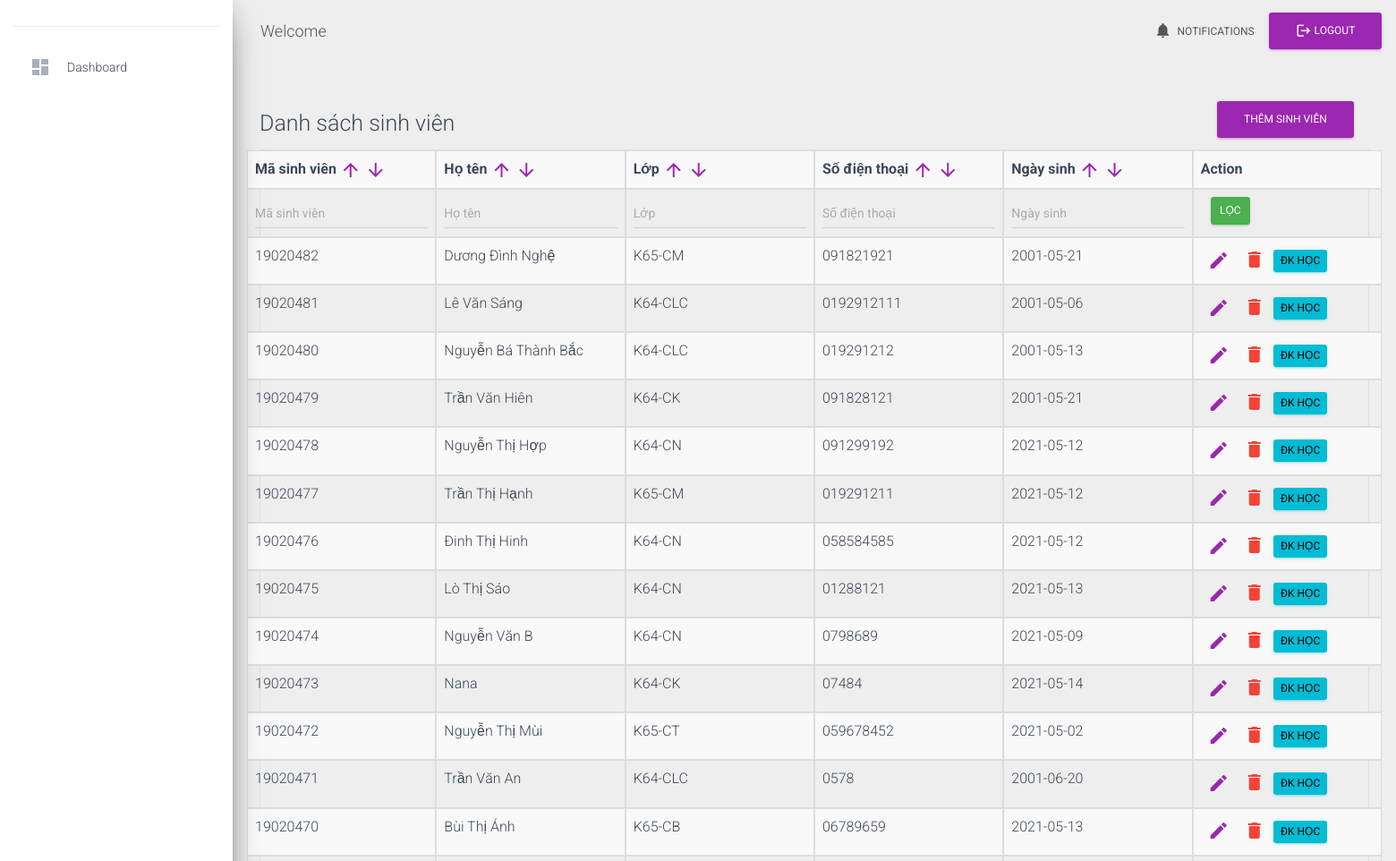
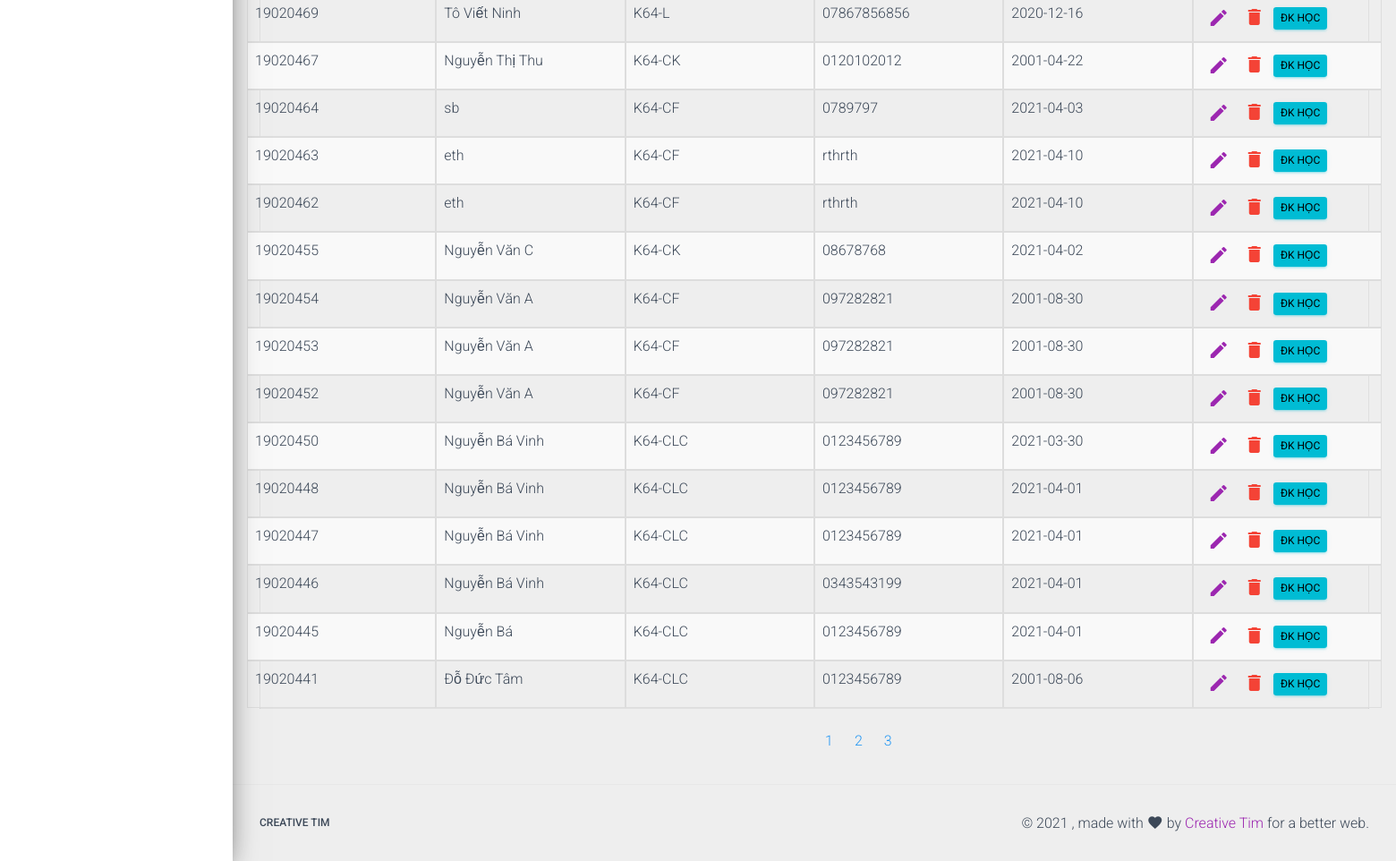
The app's page /manageStudent.php?type=view, older data (2 pictures, top to bottom).
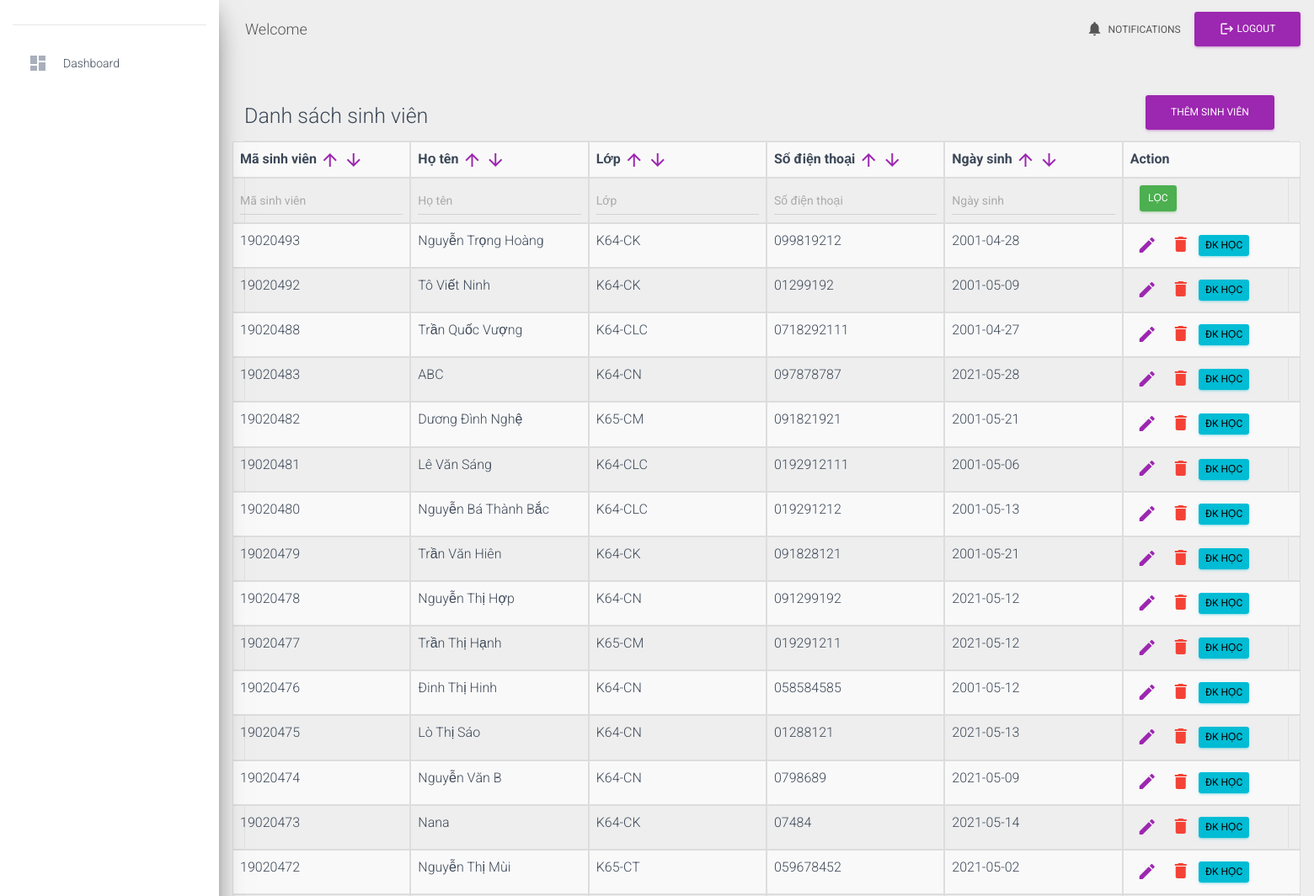
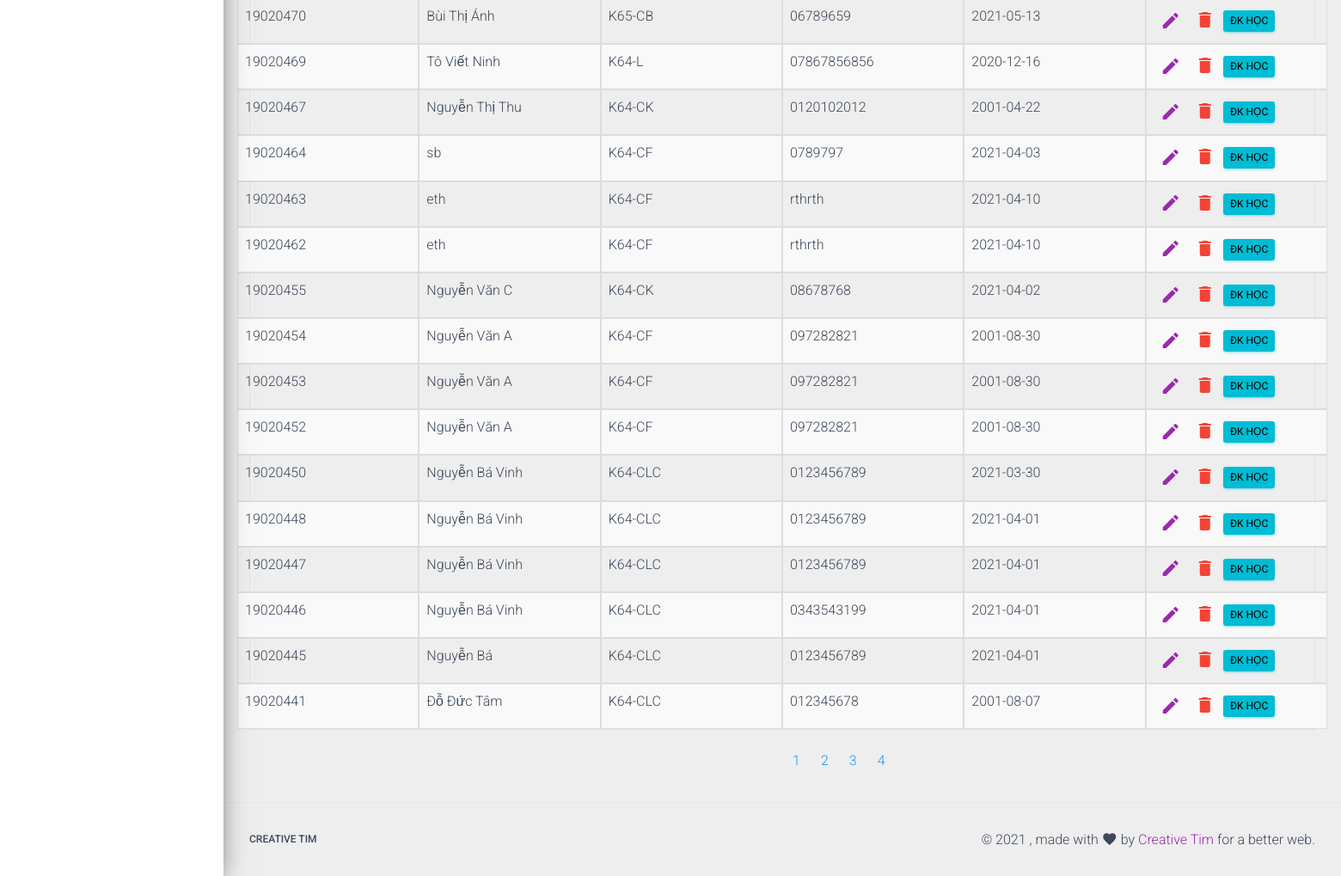
The same page, newer data (2 pictures, top to bottom).
### tables this page shows
CREATE TABLE `students` (
  `id` int(11) NOT NULL,
  `fullName` varchar(50) NOT NULL,
  `classId` int(11) NOT NULL,
  `contactNumber` varchar(11) NOT NULL,
  `dob` date NOT NULL
);

### module/student/queryOnStudent.php (called while the page is built, shortened)
<?php
require_once './connection.php';
require_once './function/functions.php';
if (isset($_GET['type'])) {
    $type = $_GET['type'];
    $myTable = STUDENT_TABLE;
    if ($type == 'view') {
        if (isset($_POST['filter'])) {
            $result = filterStudents();
        } else {
            $result = selectElementFrom("$myTable", "*", "1 ORDER BY `students`.`id` DESC");
        }
        $students = [];
        $index = 0;
        while ($row = $result->fetch_assoc()) {
            $queryClass = selectElementFrom('classes', "*", "id = '$row[classId]'");
            $rowClass = $queryClass->fetch_assoc();
            $students[] = [
                'id' =>  $row['id'],
                'fullName' =>  $row['fullName'],
                'className' =>  $rowClass['className'],
                'contactNumber' =>  $row['contactNumber'],
                'dob' =>  $row['dob'],
                'index'=> $index
            ];
            $index++;
        }
    } else if ($type == 'add') {
        if (isset($_POST['fullName'])) {
            $dataStudent = array("id" => "NULL",
                "fullname" => "$_POST[fullName]",
                "classId" => "$_POST[selectedClass]",
                "contactNumber" => "$_POST[contactNumber]",
                "dob" => "$_POST[dob]");
            $result = insertElementFrom("$myTable", $dataStudent);
            $methodCreate = $_POST['create'];
            if ($methodCreate == 'create') {
                header("location: manageStudent.php?type=view&action=added");
            } else if ($methodCreate == 'continue') {
                header("location: manageStudent.php?type=add&action=added");
            }
        }
        $selectClass = createSelectClasses();
        $view_file_name = 'module/student/add.php';
    } else if ($type == 'edit' && isset($_GET['for'])) {
        $updateStatus = - 1;
        $id = $_GET['for'];
        $oldData = getStudent($id);
        if (isset($_POST['id1'])) {
            $updateStatus = updateStudent($id, $_POST['fullName'], $_POST['contactNumber'], $_POST['dob'], $_POST['selectedClass']);
            header("location: manageStudent.php?type=view&action=edited");
        }
        $selectClass = createSelectClasses($oldData['classId']);
        $view_file_name = 'module/student/edit.php';
    } else if ($type == 'delete' && isset($_GET['for'])) {
        $updateStatus = - 1;
        $id = $_GET['for'];
        if (deleteStudent($id)) {
            header("location: manageStudent.php?type=view&action=deleted");
        } else {
            header("location: manageStudent.php?type=view&action=noAction");
        }
    } else {
        die('Unhandled');
    }
}

### module/student/view.php (the view, shortened to what this page needs)
<div class="row">
    <div class="col-sm-6">
        <h3>Danh sách sinh viên</h3>
    </div>
    <div class='col-sm-6 text-right'>
        <a class='nav-link' href='manageStudent.php?type=add'>
            <button class="btn btn-primary">Thêm sinh viên</button>
        </a>
    </div>
</div>
<?php
if (count($students) <= 0) {
    echo "0 results";
} else { ?>
    <form method='post' action="#">
        <table style='width: 100%' class='table table-striped table-bordered table-hover'>
            <tr class="row">
                <th class="col-sm-2">Mã sinh viên
                    <a href="manageStudent.php?type=view&page=1&order=studentIdOrderUp"><i class="material-icons">arrow_upward</i></a>
                    <a href="manageStudent.php?type=view&page=1&order=studentIdOrderDown"><i class="material-icons">arrow_downward</i></a>
                </th>
                <th class="col-sm-2">Họ tên
                    <a href="manageStudent.php?type=view&page=1&order=studentNameOrderUp"><i class="material-icons">arrow_upward</i></a>
                    <a href="manageStudent.php?type=view&page=1&order=studentNameOrderDown"><i class="material-icons">arrow_downward</i></a>
                </th>
                <th class="col-sm-2">Lớp
                    <a href="manageStudent.php?type=view&page=1&order=classOrderUp"><i class="material-icons">arrow_upward</i></a>
                    <a href="manageStudent.php?type=view&page=1&order=classOrderDown"><i class="material-icons">arrow_downward</i></a></th>
                <th class="col-sm-2">Số điện thoại
                    <a href="manageStudent.php?type=view&page=1&order=contactNumOrderUp"><i class="material-icons">arrow_upward</i></a>
                    <a href="manageStudent.php?type=view&page=1&order=contactNumOrderDown"><i class="material-icons">arrow_downward</i></a></th>
                <th class="col-sm-2">Ngày sinh
                    <a href="manageStudent.php?type=view&page=1&order=dobOrderUp"><i class="material-icons">arrow_upward</i></a>
                    <a href="manageStudent.php?type=view&page=1&order=dobOrderDown"><i class="material-icons">arrow_downward</i></a></th>
                <th class="col-sm-2">Action</th>
            </tr>
            <tr class="row">
                <th class="col-sm-2">
                    <input name="studentId" class="form-control" type="text" placeholder="Mã sinh viên">
                </th>
                <th class="col-sm-2">
                    <input name="studentName" class="form-control" type="text" placeholder="Họ tên">
                </th>
                <th class="col-sm-2">
                    <input name="className" class="form-control" type="text" placeholder="Lớp">
                </th>
                <th class="col-sm-2">
                    <input name="contactNumber" class="form-control" type="text" placeholder="Số điện thoại">
                </th>
                <th class="col-sm-2">
                    <input name="dob" class="form-control" type="text" placeholder="Ngày sinh">
                </th>
                <th class="col-sm-2">
                    <input type="submit" class="btn btn-success" value="Lọc" style="padding: 7px 10px; margin: 0px 11px" name="filter">
                </th>
            </tr>
            <?php
         if (isset($_GET['page'])) {
             $page = $_GET['page'];
             foreach ($students as $row) {
                 if ($row['index'] >= ($page - 1)*10 && $row['index'] <= $page*10 - 1) {
                     echo "<tr class='row'>";
                     $query = getActionForm('manageStudent.php', $row['id'], true, true, "", true, false, $row['id']);
                     echo "<td class='col-sm-2'>$row[id]</td>
                        <td class='col-sm-2'>$row[fullName]</td>
                        <td class='col-sm-2'>$row[className]</td>
                        <td class='col-sm-2'>$row[contactNumber]</td>
                        <td class='col-sm-2'>$row[dob]</td>
                        <td class='col-sm-2'>$query</td>
                        </tr>";
                 }
             }
         } else {
             foreach ($students as $row) {
                 echo "<tr class='row'>";
                 $query = getActionForm('manageStudent.php', $row['id'], true, true, "", true, false, $row['id']);
                 echo "<td class='col-sm-2'>$row[id]</td>
                        <td class='col-sm-2'>$row[fullName]</td>
                        <td class='col-sm-2'>$row[className]</td>
                        <td class='col-sm-2'>$row[contactNumber]</td>
                        <td class='col-sm-2'>$row[dob]</td>
                        <td class='col-sm-2'>$query</td>
                        </tr>";
             }
         }
            ?>
        </table>
    </form>
<?php
    $total_pages = ceil(count($students) / 10);
    $pagLink = "<ul class='pagination'>";
        for ($i=1; $i<=$total_pages; $i++) {
            $pagLink .= "<li class='page-item'>";
            if (isset($_GET['page']) && $_GET['page'] == $i) {
                if (isset($_GET['order'])) {
                    $pagLink .= "<a class='page-link active' href='manageStudent.php?type=view&order=$_GET[order]&page=".$i."'>".$i."</a>";
                } else {
                    $pagLink .= "<a class='page-link active' href='manageStudent.php?type=view&page=".$i."'>".$i."</a>";
                }
            } else {
                if (isset($_GET['order'])) {
                    $pagLink .= "<a class='page-link' href='manageStudent.php?type=view&order=$_GET[order]&page=".$i."'>".$i."</a>";
                } else {
                    $pagLink .= "<a class='page-link' href='manageStudent.php?type=view&page=".$i."'>".$i."</a>";
                }
            }
            $pagLink .= "</li>";
        }
        echo $pagLink . "</ul>";
     }

### manageStudent.php (shortened to what this page needs)
<?php
require_once 'module/student/queryOnStudent.php';
?>
<!DOCTYPE html>
<html lang="en">
<head>
  <?php require_once 'includes/headContents.php';?>
</head>
<body>
  <div class="wrapper ">
      <?php $active_menu = 'student'; $sub_active = 'view';?>
      <?php require_once 'slide_bar.php' ?>
    <div class="main-panel">
     	<?php require_once 'includes/header.php';?>
      <div class="content">
        <div class="container-fluid">
            <?php require_once $view_file_name; ?>
        </div>
      </div>
     	<?php require_once 'includes/footer.php';?>
    </div>
  </div>
</body>
</html>

### includes/headContents.php (shortened to what this page needs)
<link rel="stylesheet" href="https://maxcdn.bootstrapcdn.com/font-awesome/latest/css/font-awesome.min.css">
<link rel="stylesheet" type="text/css" href="assets/css/material-dashboard.css"/>
<link href="assets/css/styleQueryForm.css" rel="stylesheet" type="text/css"/>
<link href="assets/css/styleQueryForm.css" rel="stylesheet"
      type="text/css"/>

### slide_bar.php (shortened to what this page needs)
<?php $active_menu = isset($active_menu) ? $active_menu : 'index'; ?>
<div class="sidebar" data-color="purple" data-background-color="white">
    <div class="logo">
    </div>
    <div class="sidebar-wrapper">
        <form class="main-form" method="get">
            <ul class="nav">
                <li class="nav-item <?= $active_menu == 'index' ? 'active' : '' ?>">
                    <a class="nav-link" href="process.php">
                        <i class="material-icons">dashboard</i>
                        <p>Dashboard</p>
                    </a>
                </li>
            </ul>
        </form>
    </div>
</div>

### includes/header.php (shortened to what this page needs)
<nav
	class="navbar navbar-expand-lg navbar-transparent navbar-absolute fixed-top ">
	<div class="container-fluid">
		<div class="navbar-wrapper" id="div-img">
			<a class="navbar-brand" href="process.php" id="welcome">Welcome
            </a>
		</div>
		<div class="collapse navbar-collapse justify-content-end">
			<ul class="navbar-nav">
				<li class="nav-item"><a class="nav-link" href="javascript:;"> <i
						class="material-icons">notifications</i> Notifications
				</a></li>
                <form method="post">
                <li class="nav-item">
                    <button type="submit" name="logout" class="btn btn-primary"> <i class="material-icons">logout</i> Logout
                    </button></li>
                </form>
			</ul>
		</div>
	</div>
</nav>

### function/functions.php (shortened to what this page needs)
<?php
function getActionForm($originLink, $id, $edit = true, $delete = true, $deletedElement = "", $regis = false, $addCourse = false, $studentId = "", $combine="")
{
    $res = "<ul style='display: flex'>";
    if ($edit) {
        $res .= "
                <li class='item'>
                <a class='nav-link' href='$originLink?type=edit&for=$id'>
                <i class='material-icons'>edit</i>
                </a></li>";
    }
    if ($delete) {
        if ($deletedElement == '') {
            $url = "$originLink?type=delete&for=$id";
        } else if ($deletedElement != ''){
            $url = "$originLink?type=delete&for=$id&ele=$deletedElement";
        }
        $res .= '<li class="item" onClick="confirmDelete(\'' . $url . '\')" id="delete_item">
                <i class="material-icons text-danger" style="cursor: pointer; padding: 0.25rem 0.5rem">delete</i>
                </li>';
    }
    if ($regis) {
        $res .= "
                <li class='item'>
                    <a class='btn btn-info' href='queryOnRegister.php?type=view&for=$studentId' style='color:black; padding: 0.25rem 0.5rem;'>ĐK học</a>
                </li>";
    }
    $res .= "</ul>";
    return $res;
}
function selectElementFrom($table, $element = '*', $condition = "1")
{
    global $conn;
    $sqlSelect = "SELECT $element FROM $table WHERE $condition";
    $query = $conn->query($sqlSelect);
    return $query;
}
        ?>

### includes/footer.php (shortened to what this page needs)
<footer class="footer">
	<div class="container-fluid">
		<nav class="float-left">
			<ul>
				<li><a href="https://www.creative-tim.com"> Creative Tim </a></li>
			</ul>
		</nav>
		<div class="copyright float-right">
			&copy;
			, made with <i class="material-icons">favorite</i> by <a
				href="https://www.creative-tim.com" target="_blank">Creative Tim</a>
			for a better web.
		</div>
	</div>
</footer>

### assets/css/styleQueryForm.css (style rules this page uses)
.item { list-style: none; display: inline-block; }
.item a.nav-link { padding: 0.25rem 0.5rem !important; }

### slide_bar.php (style rules this page uses)
#div-img { max-width: 100%; max-height: 100%; }

### module/student/view.php (style rules this page uses)
.pagination { position: relative; left: 50%; top: 50%; }

Row changes from the older to the newer data that the page shows:
removed students: id "19020471", fullName "Trần Văn An", row "K64-CLC", contactNumber "0578", dob "2001-06-20"
added students: id "19020493", fullName "Nguyễn Trọng Hoàng", row "K64-CK", contactNumber "099819212", dob "2001-04-28"
added students: id "19020492", fullName "Tô Viết Ninh", row "K64-CK", contactNumber "01299192", dob "2001-05-09"
added students: id "19020488", fullName "Trần Quốc Vượng", row "K64-CLC", contactNumber "0718292111", dob "2001-04-27"
added students: id "19020483", fullName "ABC", row "K64-CN", contactNumber "097878787", dob "2021-05-28"
changed students "Đinh Thị Hinh": dob "2021-05-12" → "2001-05-12"
changed students "Đỗ Đức Tâm": contactNumber "0123456789" → "012345678"; dob "2001-08-06" → "2001-08-07"
Text that changed along with them:
new list line: "4"
